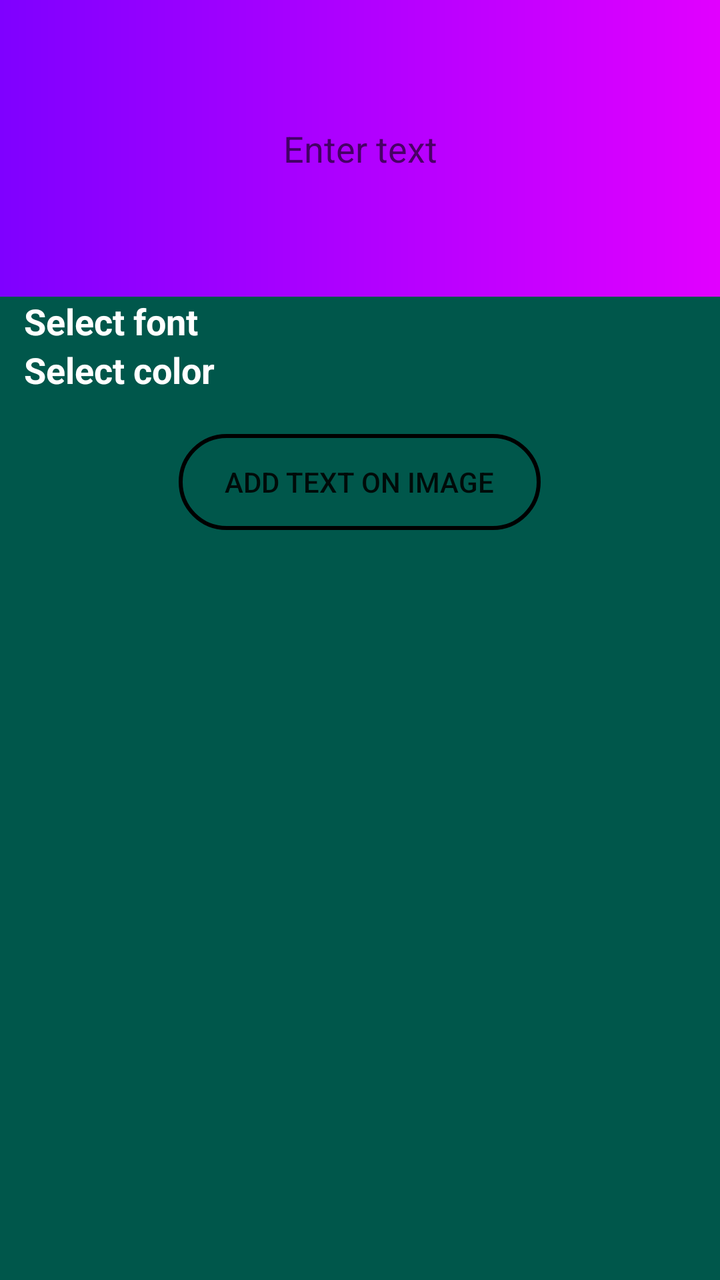
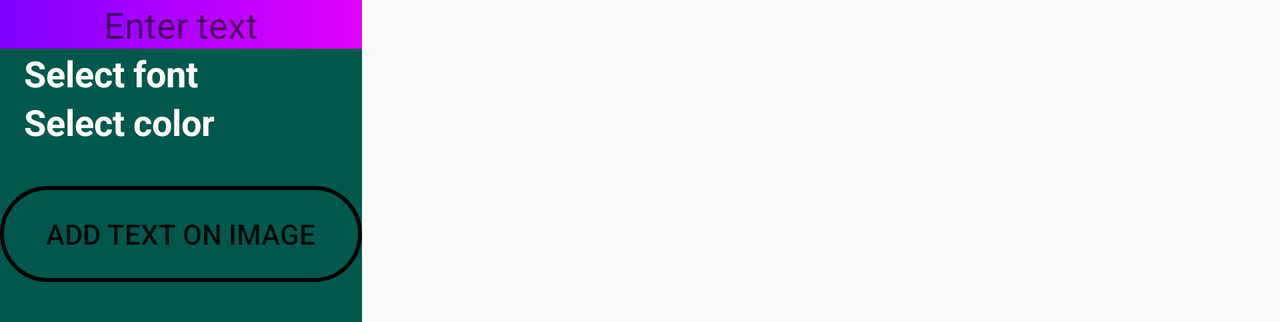

Compare how this app lays out the same screen by default and in its alternative resource folder. The renders come first, then the two layout files and the values they reference.
<!-- AndroidManifest.xml: application theme AppTheme -->
<!-- res/layout/fragment_text.xml -->
<?xml version="1.0" encoding="utf-8"?>
<LinearLayout xmlns:android="http://schemas.android.com/apk/res/android"
              xmlns:tools="http://schemas.android.com/tools"
              android:layout_width="match_parent"
              android:layout_height="match_parent"
              tools:context=".TextFragment"
android:orientation="vertical"
android:background="@color/colorPrimaryDark">

    
    <EditText
            android:id="@+id/text_input"
            android:layout_width="match_parent" android:layout_height="wrap_content"
            android:maxLines="10"
            android:inputType="textMultiLine"
            android:textAlignment="center"
            android:background="@drawable/text_input_background"
    android:hint="Enter text"
            android:padding="62dp"
    />
    <TextView android:layout_width="wrap_content" android:layout_height="wrap_content"
    android:text="Select font"
    android:textSize="18sp"
              android:textColor="#fff"
              android:typeface="sans"
              android:textStyle="bold"
              android:layout_marginLeft="12dp"
   />
    <android.support.v7.widget.RecyclerView
            android:id="@+id/font_list"
            android:layout_width="match_parent"
            android:layout_height="wrap_content"
    >

    </android.support.v7.widget.RecyclerView>
    <TextView android:layout_width="wrap_content" android:layout_height="wrap_content"
              android:text="Select color"
              android:textSize="18sp"
              android:textColor="#fff"
              android:typeface="sans"
              android:textStyle="bold"
              android:layout_marginLeft="12dp"
    />
    <android.support.v7.widget.RecyclerView
            android:id="@+id/colors_list"
            android:layout_width="match_parent"
            android:layout_height="wrap_content"
           >

    </android.support.v7.widget.RecyclerView>

    <Button
            android:id="@+id/text_input_done_button"
            android:layout_width="wrap_content" android:layout_height="wrap_content"
    android:text="Add text on image"
    android:background="@drawable/addtext"
    android:layout_marginTop="20sp"
    android:layout_gravity="center"
   android:layout_marginBottom="20sp"
    android:paddingHorizontal="23dp"/>

</LinearLayout>
<!-- resources referenced by this layout -->
<resources>
  <color name="colorPrimaryDark">#00574B</color>
  <!-- drawable addtext (drawable) -->
  <?xml version="1.0" encoding="utf-8"?>
  <shape xmlns:android="http://schemas.android.com/apk/res/android"
  android:shape="rectangle">
  <stroke android:width="2dp"></stroke>
      <corners android:radius="100dp"></corners>
     <solid android:color="@color/buttons"></solid>
  </shape>
  <!-- drawable text_input_background (drawable) -->
  <?xml version="1.0" encoding="utf-8"?>
  <shape xmlns:android="http://schemas.android.com/apk/res/android">
  <gradient  android:startColor="#7F00FF"
  android:endColor="#E100FF"></gradient>
  </shape>
  <style name="AppTheme" parent="Base.Theme.AppCompat.Light.DarkActionBar">
          
          <item name="colorPrimary">@color/colorPrimary</item>
          <item name="colorPrimaryDark">@color/colorPrimaryDark</item>
          <item name="colorAccent">@color/colorAccent</item>
      </style>
  <color name="colorPrimary">#008577</color>
  <color name="colorAccent">#D81B60</color>
</resources>
<!-- res/layout-land/fragment_text.xml (the repository's variant of the layout above) -->
<!-- drawn on the phone turned sideways -->
<?xml version="1.0" encoding="utf-8"?>
<ScrollView
        android:layout_width="wrap_content" xmlns:android="http://schemas.android.com/apk/res/android"
android:layout_height="wrap_content">
    <LinearLayout xmlns:android="http://schemas.android.com/apk/res/android"
                  xmlns:tools="http://schemas.android.com/tools"
                  android:layout_width="match_parent"
                  android:layout_height="match_parent"
                  tools:context=".TextFragment"
                  android:orientation="vertical"

                  android:background="@color/colorPrimaryDark">

        
        <EditText
                android:id="@+id/text_input"
                android:layout_width="match_parent" android:layout_height="wrap_content"
                android:inputType="textMultiLine"
                android:textAlignment="center"
                android:background="@drawable/text_input_background"
                android:hint="Enter text"

        />
        <TextView android:layout_width="wrap_content" android:layout_height="wrap_content"
                  android:text="Select font"
                  android:textSize="18sp"
                  android:textColor="#fff"
                  android:typeface="sans"
                  android:textStyle="bold"
                  android:layout_marginLeft="12dp"
        />
        <android.support.v7.widget.RecyclerView
                android:id="@+id/font_list"
                android:layout_width="match_parent"
                android:layout_height="wrap_content"
        >

        </android.support.v7.widget.RecyclerView>
        <TextView android:layout_width="wrap_content" android:layout_height="wrap_content"
                  android:text="Select color"
                  android:textSize="18sp"
                  android:textColor="#fff"
                  android:typeface="sans"
                  android:textStyle="bold"
                  android:layout_marginLeft="12dp"
        />
        <android.support.v7.widget.RecyclerView
                android:id="@+id/colors_list"
                android:layout_width="match_parent"
                android:layout_height="wrap_content"
        >

        </android.support.v7.widget.RecyclerView>

        <Button
                android:id="@+id/text_input_done_button"
                android:layout_width="wrap_content" android:layout_height="wrap_content"
                android:text="Add text on image"
                android:background="@drawable/addtext"
                android:layout_marginTop="20sp"
                android:layout_gravity="center"
                android:layout_marginBottom="20sp"
                android:paddingHorizontal="23dp"/>

    </LinearLayout>
</ScrollView>
